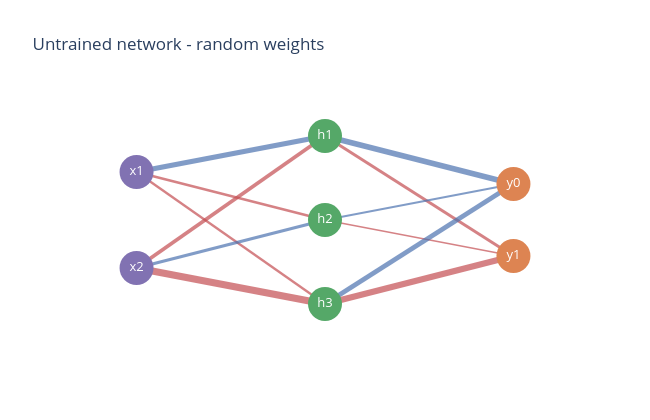

Notebook source saved alongside this figure:
### Markdown cell above
## 2. The Network Architecture (2 → 3 → 2)

$$
\underbrace{z_1 = xW_1 + b_1}_{\text{hidden pre-activation}} \quad\rightarrow\quad
\underbrace{a_1 = f(z_1)}_{\text{hidden activation}} \quad\rightarrow\quad
\underbrace{z_2 = a_1 W_2 + b_2}_{\text{output pre-activation}} \quad\rightarrow\quad
\underbrace{a_2 = \text{softmax}(z_2)}_{\text{predicted class probabilities}}
$$

with shapes $W_1 \in \mathbb{R}^{2\times3}$, $b_1 \in \mathbb{R}^{3}$,
$W_2 \in \mathbb{R}^{3\times2}$, $b_2 \in \mathbb{R}^{2}$ -- 6 + 3 + 6 + 2 = **17 learnable
numbers** in total, for a network this small. Below is that architecture drawn out, with a
random, untrained set of weights -- blue edges are positive weights, red are negative, and
edge thickness is proportional to magnitude.

### Code cell
def network_diagram(W1, W2, title):
    in_y, hid_y, out_y = [0.7, 0.3], [0.85, 0.5, 0.15], [0.65, 0.35]
    in_x, hid_x, out_x = 0.0, 1.0, 2.0
    max_w = max(np.abs(W1).max(), np.abs(W2).max())

    fig = go.Figure()
    for i in range(2):
        for h in range(3):
            w = W1[i, h]
            fig.add_trace(go.Scatter(
                x=[in_x, hid_x], y=[in_y[i], hid_y[h]], mode="lines",
                line=dict(color=BLUE if w >= 0 else RED, width=1 + 6 * abs(w) / max_w),
                opacity=0.7, showlegend=False, hoverinfo="text", text=f"W1[{i},{h}] = {w:.2f}",
            ))
    for h in range(3):
        for o in range(2):
            w = W2[h, o]
            fig.add_trace(go.Scatter(
                x=[hid_x, out_x], y=[hid_y[h], out_y[o]], mode="lines",
                line=dict(color=BLUE if w >= 0 else RED, width=1 + 6 * abs(w) / max_w),
                opacity=0.7, showlegend=False, hoverinfo="text", text=f"W2[{h},{o}] = {w:.2f}",
            ))

    fig.add_trace(go.Scatter(x=[in_x] * 2, y=in_y, mode="markers+text", marker=dict(size=34, color=PURPLE),
                              text=["x1", "x2"], textposition="middle center", textfont=dict(color="white", size=13), showlegend=False, hoverinfo="skip"))
    fig.add_trace(go.Scatter(x=[hid_x] * 3, y=hid_y, mode="markers+text", marker=dict(size=34, color=GREEN),
                              text=["h1", "h2", "h3"], textposition="middle center", textfont=dict(color="white", size=13), showlegend=False, hoverinfo="skip"))
    fig.add_trace(go.Scatter(x=[out_x] * 2, y=out_y, mode="markers+text", marker=dict(size=34, color=ORANGE),
                              text=["y0", "y1"], textposition="middle center", textfont=dict(color="white", size=13), showlegend=False, hoverinfo="skip"))

    fig.update_layout(title=title, height=420, width=650, xaxis=dict(visible=False, range=[-0.3, 2.3]), yaxis=dict(visible=False, range=[0, 1]), plot_bgcolor="white")
    return fig


def init_params(seed, n_in=2, n_hidden=3, n_out=2, scale=1.0):
    r = np.random.RandomState(seed)
    W1 = r.randn(n_in, n_hidden) * scale
    b1 = np.zeros(n_hidden)
    W2 = r.randn(n_hidden, n_out) * scale
    b2 = np.zeros(n_out)
    return W1, b1, W2, b2


W1_init, b1_init, W2_init, b2_init = init_params(seed=1)
network_diagram(W1_init, W2_init, "Untrained network - random weights").show()

### Figure 1 — Plotly figure (JSON) as saved in the notebook; plotly's stock layout.template omitted (floating-point values rounded to 4 significant figures)
{"data": [{"hoverinfo": "text", "line": {"color": "#4C72B0", "width": 5.235}, "mode": "lines", "opacity": 0.7, "showlegend": false, "text": "W1[0,0] = 1.62", "type": "scatter", "x": [0.0, 1.0], "y": [0.7, 0.85]}, {"hoverinfo": "text", "line": {"color": "#C44E52", "width": 2.595}, "mode": "lines", "opacity": 0.7, "showlegend": false, "text": "W1[0,1] = -0.61", "type": "scatter", "x": [0.0, 1.0], "y": [0.7, 0.5]}, {"hoverinfo": "text", "line": {"color": "#C44E52", "width": 2.377}, "mode": "lines", "opacity": 0.7, "showlegend": false, "text": "W1[0,2] = -0.53", "type": "scatter", "x": [0.0, 1.0], "y": [0.7, 0.15]}, {"hoverinfo": "text", "line": {"color": "#C44E52", "width": 3.797}, "mode": "lines", "opacity": 0.7, "showlegend": false, "text": "W1[1,0] = -1.07", "type": "scatter", "x": [0.0, 1.0], "y": [0.3, 0.85]}, {"hoverinfo": "text", "line": {"color": "#4C72B0", "width": 3.256}, "mode": "lines", "opacity": 0.7, "showlegend": false, "text": "W1[1,1] = 0.87", "type": "scatter", "x": [0.0, 1.0], "y": [0.3, 0.5]}, {"hoverinfo": "text", "line": {"color": "#C44E52", "width": 7.0}, "mode": "lines", "opacity": 0.7, "showlegend": false, "text": "W1[1,2] = -2.30", "type": "scatter", "x": [0.0, 1.0], "y": [0.3, 0.15]}, {"hoverinfo": "text", "line": {"color": "#4C72B0", "width": 5.549}, "mode": "lines", "opacity": 0.7, "showlegend": false, "text": "W2[0,0] = 1.74", "type": "scatter", "x": [1.0, 2.0], "y": [0.85, 0.65]}, {"hoverinfo": "text", "line": {"color": "#C44E52", "width": 2.984}, "mode": "lines", "opacity": 0.7, "showlegend": false, "text": "W2[0,1] = -0.76", "type": "scatter", "x": [1.0, 2.0], "y": [0.85, 0.35]}, {"hoverinfo": "text", "line": {"color": "#4C72B0", "width": 1.832}, "mode": "lines", "opacity": 0.7, "showlegend": false, "text": "W2[1,0] = 0.32", "type": "scatter", "x": [1.0, 2.0], "y": [0.5, 0.65]}, {"hoverinfo": "text", "line": {"color": "#C44E52", "width": 1.65}, "mode": "lines", "opacity": 0.7, "showlegend": false, "text": "W2[1,1] = -0.25", "type": "scatter", "x": [1.0, 2.0], "y": [0.5, 0.35]}, {"hoverinfo": "text", "line": {"color": "#4C72B0", "width": 4.812}, "mode": "lines", "opacity": 0.7, "showlegend": false, "text": "W2[2,0] = 1.46", "type": "scatter", "x": [1.0, 2.0], "y": [0.15, 0.65]}, {"hoverinfo": "text", "line": {"color": "#C44E52", "width": 6.371}, "mode": "lines", "opacity": 0.7, "showlegend": false, "text": "W2[2,1] = -2.06", "type": "scatter", "x": [1.0, 2.0], "y": [0.15, 0.35]}, {"hoverinfo": "skip", "marker": {"color": "#8172B2", "size": 34}, "mode": "markers+text", "showlegend": false, "text": ["x1", "x2"], "textfont": {"color": "white", "size": 13}, "textposition": "middle center", "type": "scatter", "x": [0.0, 0.0], "y": [0.7, 0.3]}, {"hoverinfo": "skip", "marker": {"color": "#55A868", "size": 34}, "mode": "markers+text", "showlegend": false, "text": ["h1", "h2", "h3"], "textfont": {"color": "white", "size": 13}, "textposition": "middle center", "type": "scatter", "x": [1.0, 1.0, 1.0], "y": [0.85, 0.5, 0.15]}, {"hoverinfo": "skip", "marker": {"color": "#DD8452", "size": 34}, "mode": "markers+text", "showlegend": false, "text": ["y0", "y1"], "textfont": {"color": "white", "size": 13}, "textposition": "middle center", "type": "scatter", "x": [2.0, 2.0], "y": [0.65, 0.35]}], "layout": {"height": 420, "plot_bgcolor": "white", "title": {"text": "Untrained network - random weights"}, "width": 650, "xaxis": {"range": [-0.3, 2.3], "visible": false}, "yaxis": {"range": [0, 1], "visible": false}}}
